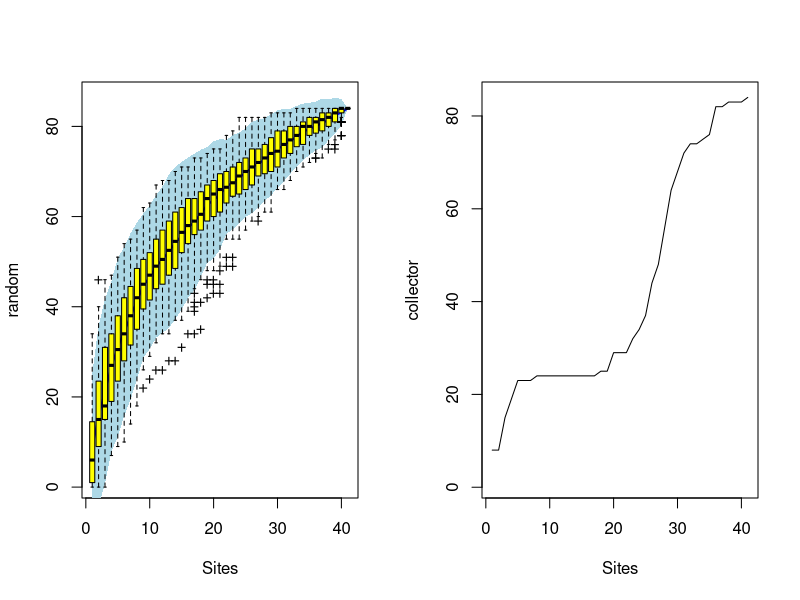

Recreate this plot in R. (Note: this script raises an error after producing the figure.)
## ---- chunk 1
require(vegan)
# Hato Raton dataset. Daily faecal samples pooled by week.
# Two years sampling.
hr_defec <-read.table("./data/Tr_hr_raref_final.txt",header=TRUE,sep="\t",dec=",")

# In hr_defec, rows are census weeks and columns are pairwise interactions.
# Census weeks are pooled for two study seasons.
sp1<-specaccum(hr_defec,"random")
sp2<-specaccum(hr_defec,"collector")
sp3<-specaccum(hr_defec,"exact")
sp4<-specaccum(hr_defec,"coleman")
sp5<-specaccum(hr_defec,"rarefaction")

# ---- NOT RUN
# Here I transpose the matrix (rows are interactions, cols are censuses)
#sp11<-specaccum(t(hr_defec),"random")
#sp21<-specaccum(t(hr_defec),"collector")
#sp31<-specaccum(t(hr_defec),"exact")
#sp41<-specaccum(t(hr_defec),"coleman")
#sp51<-specaccum(t(hr_defec),"rarefaction")
# ---- NOT RUN

par(mfrow=c(1,2))
# x11()
plot(sp1, ci.type="poly", col="blue", lwd=2, ci.lty=0, ci.col="lightblue")
boxplot(sp1, col="yellow", add=TRUE, pch="+")
plot(sp2)
plot(sp31, ci.type="poly", col="blue", lwd=2, ci.lty=0, ci.col="lightblue")

#par(mfrow=c(1,1))
#sp1<-specaccum(hr_defec[,2:476])
#sp2<-specaccum(hr_defec[,2:476],"random")
#plot(sp1, ci.type="poly", col="blue", lwd=2, ci.lty=0, ci.col="lightblue")
#boxplot(sp2, col="yellow", add=TRUE, pch="+")
